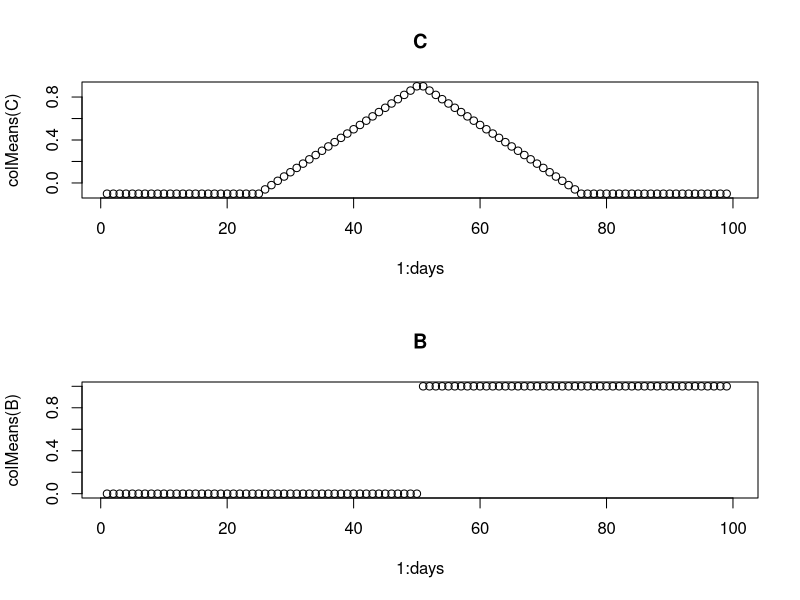
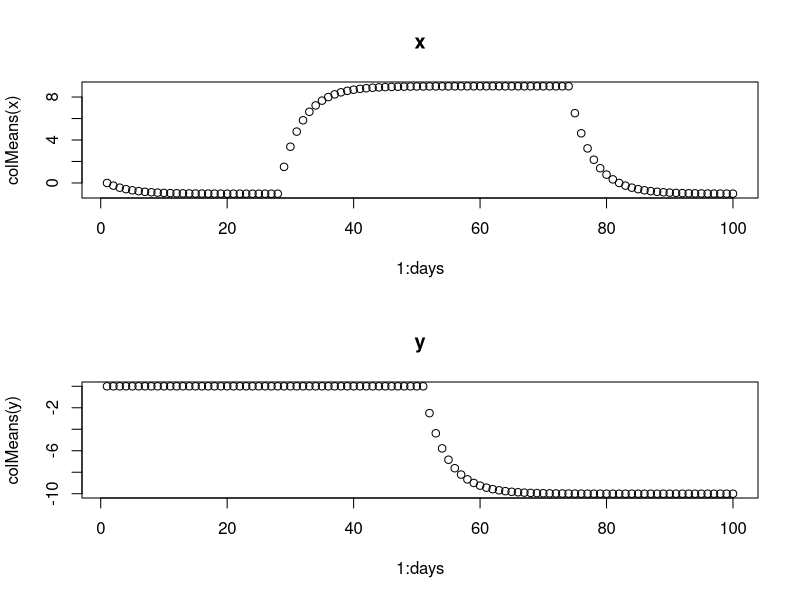
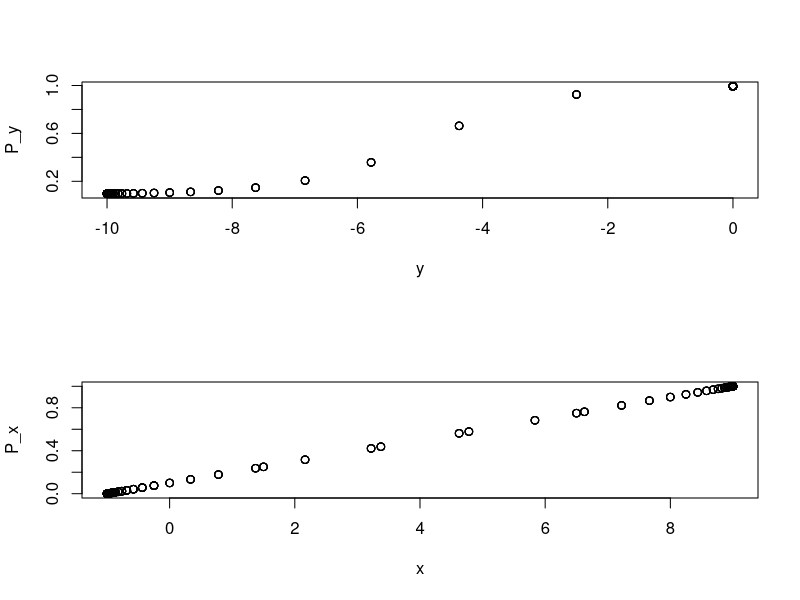
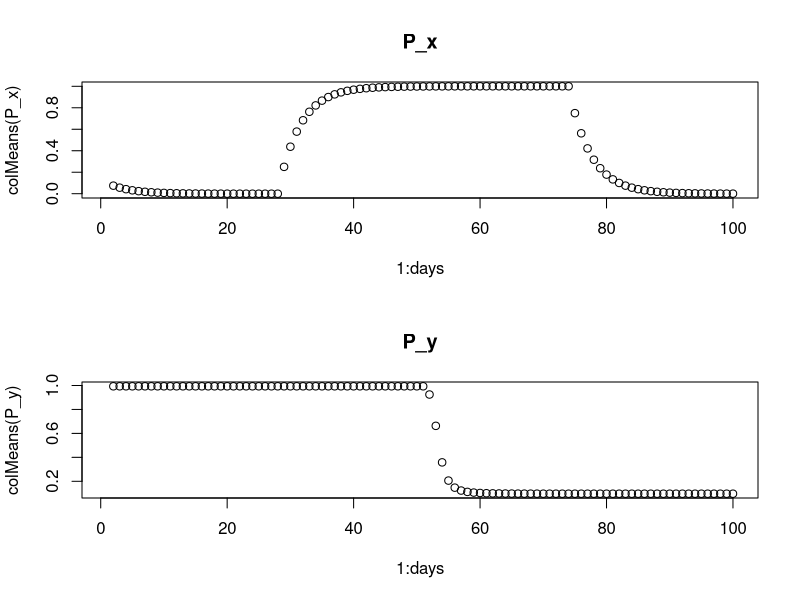
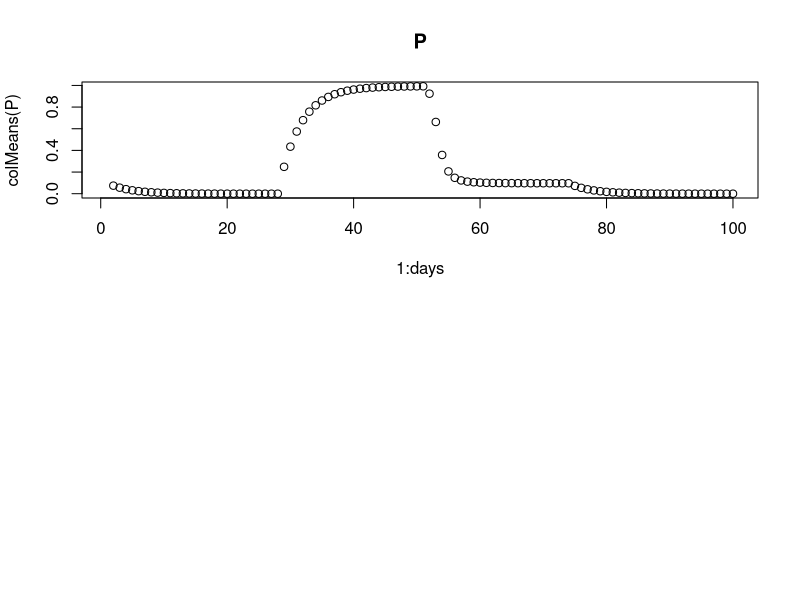

Write the R code that produced these figures, in order.
# testing get_smart function using "separate x terms for fish and hunt" bits
# Jan 2024

seals <- 5
days <- 100

w <- 0.1
ymin <- -10
ymax <- 0
xmin <- -1
xmax <- 9
steepness <- 1
threshold <- -5
slope_x <- 0.1
intercept_x <- 0.1
step <- 0.25
buffer_Pymin <- 0.1
alpha_y <- 1
alpha_x <- 1

Pf <- array(dim = c(seals, days), data = rep(0.1, seals * days))
Pd <- array(dim = c(seals, days), data = rep(0.1, seals * days))
x <- array(dim = c(seals, days), data = rep(0, seals * days))
y <- array(dim = c(seals, days), data = rep(0, seals * days))
C <- array(dim = c(seals, days), data = rep(NA, seals * days))
B <- array(dim = c(seals, days), data = rep(NA, seals * days))
P_x <- array(dim = c(seals, days), data = rep(NA, seals * days))
P_y <- array(dim = c(seals, days), data = rep(NA, seals * days))
P <- array(dim = c(seals, days), data = rep(NA, seals * days))

salmon <- array(dim = c(days), data = c(rep(0, days/4), seq_len(days/4), rev(seq_len(days/4)), rep(0, days/4)))
hunting <- array(dim = c(days), data = c(rep(0, days/2), rep(1, days/2)))
satiation <- max(salmon)

for(i in 1:(days-1)){
  for(seal in 1:seals){
    C[seal, i] <- salmon[i]/satiation - w
    if(C[seal, i] > 0){
      d_x <- step*(xmax - x[seal, i])
    } else if(C[seal, i] < 0){
      d_x <- step*(xmin - x[seal, i])
    } else {d_x <- 0}
    x[seal, i+1] <- x[seal, i] + d_x
    P_x[seal, i+1] <- x[seal, i+1] * slope_x + intercept_x
    
    B[seal, i] <- hunting[i]
    if(B[seal, i] == 0){
      d_y <- step*(ymax - y[seal, i])
    } else if(B[seal, i] > 0){
      d_y <- step*(ymin - y[seal, i])
    }
    y[seal, i+1] <- y[seal, i] + d_y
    
    P_y[seal, i+1] <- 1-(1/((1+buffer_Pymin) + exp(-steepness * (threshold - y[seal, i+1]))))
    
    P[seal, i+1] <- alpha_y * P_y[seal, i+1] * alpha_x * P_x[seal, i+1]
  }
}

par(mfrow = c(2, 1))
plot(1:days, colMeans(C), main = "C")
plot(1:days, colMeans(B), main = "B")
plot(1:days, colMeans(x), main = "x")
plot(1:days, colMeans(y), main = "y")
plot(y, P_y)
plot(x, P_x)
plot(1:days, colMeans(P_x), main = "P_x")
plot(1:days, colMeans(P_y), main = "P_y")
plot(1:days, colMeans(P), main = "P")

